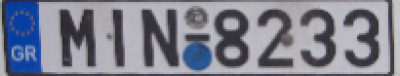
#> input picture Month1-ImageBasic/license_plate.png, 400 x 76 px
$ python mod1.10.1Gradients.py --image ../license_plate.png   (older library calls are emulated)
#> lines starting #> are read from the running program, lines starting #| are printed output that depends on the picture
#> further down, img is the input picture: shape (76, 400, 3); mean B, G, R 143, 129.1, 126.5
# -- coding: utf-8 --

__author__ = 'amryfitra'

import cv2
import argparse
import imutils
import numpy as np


def sobel_gradient(image):
    gray = cv2.cvtColor(image, cv2.COLOR_BGR2GRAY)
    cv2.imshow("Gray", gray)

    # compute gradients along the X and Y axis, respectively
    gX = cv2.Sobel(gray, ddepth=cv2.CV_64F, dx=1, dy=0)
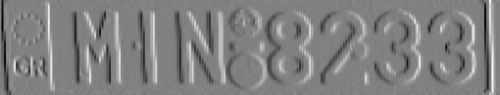
#> gX: shape (95, 500) float64; min -469, max 458, mean 0.4; drawn with min black and max white
    gY = cv2.Sobel(gray, ddepth=cv2.CV_64F, dx=0, dy=1)
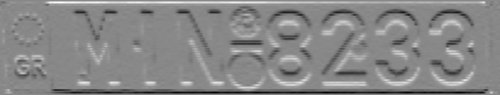
#> gY: shape (95, 500) float64; min -444, max 388, mean -2.7; drawn with min black and max white

    # the `gX` and `gY` images are now of the floating point data type,# so we need to take care to convert them back a to unsigned 8-bit
    # integer representation so other OpenCV functions can utilize them
    gX = cv2.convertScaleAbs(gX)
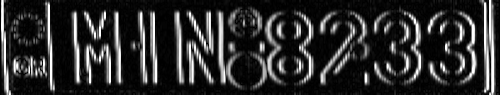
#> gX: shape (95, 500); min 0, max 255, mean 45.9
    gY = cv2.convertScaleAbs(gY)
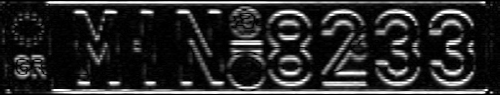
#> gY: shape (95, 500); min 0, max 255, mean 42

    # combine the sobel X and Y representations into a single image
    sobel_combined = cv2.addWeighted(gX, 0.5, gY, 0.5, 0)

    cv2.imshow("Gradient X", gX)
    cv2.imshow("Gradient Y", gY)
    cv2.imshow("Gradient XY", sobel_combined)


def cal_grad_mag_orientation(image, lower_angle, upper_angle):
#> called with lower_angle = 175, upper_angle = 180
    gray = cv2.cvtColor(image, cv2.COLOR_BGR2GRAY)
    cv2.imshow("Gray", gray)

    # compute gradients along the X and Y axis, respectively
    gX = cv2.Sobel(gray, ddepth=cv2.CV_64F, dx=1, dy=0)
    gY = cv2.Sobel(gray, ddepth=cv2.CV_64F, dx=0, dy=1)

    # calculate magnitude and gradient
    magnitude = np.sqrt((gX ** 2) + (gY ** 2))
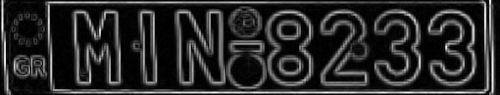
#> magnitude: shape (95, 500) float64; min 0, max 469.1, mean 78.4; drawn with min black and max white
    orientation = np.arctan2(gY, gX) * (180/np.pi) % 180
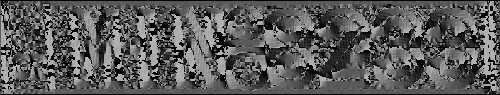
#> orientation: shape (95, 500) float64; min 0, max 179.9, mean 89.4

    # find all pixels that are within the upper and low angle boundaries
    idxs = np.where(np.logical_and(orientation >= lower_angle, orientation <= upper_angle), orientation, -1)
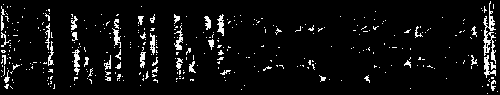
#> idxs: shape (95, 500) float64; min -1, max 179.9, mean 10; drawn with min black and max white

    mask = np.zeros(gray.shape, dtype=np.uint8)
    mask[idxs > -1] = 255

    # show the images
    cv2.imshow("Mask", mask)

if __name__ == "__main__":

    ap = argparse.ArgumentParser()
    ap.add_argument("-i", "--image", required=True, help="Path to image")
    ap.add_argument("-l", "--lower-angle", type=float, default=175.0,
        help="Lower orientation angle")
    ap.add_argument("-u", "--upper-angle", type=float, default=180.0,
        help="Upper orientation angle")
    args = vars(ap.parse_args())

    img = cv2.imread(args["image"])
    img = imutils.resize(img,width=500)

    sobel_gradient(img)
    cal_grad_mag_orientation(img, args["lower_angle"], args["upper_angle"])

    cv2.waitKey(0)
